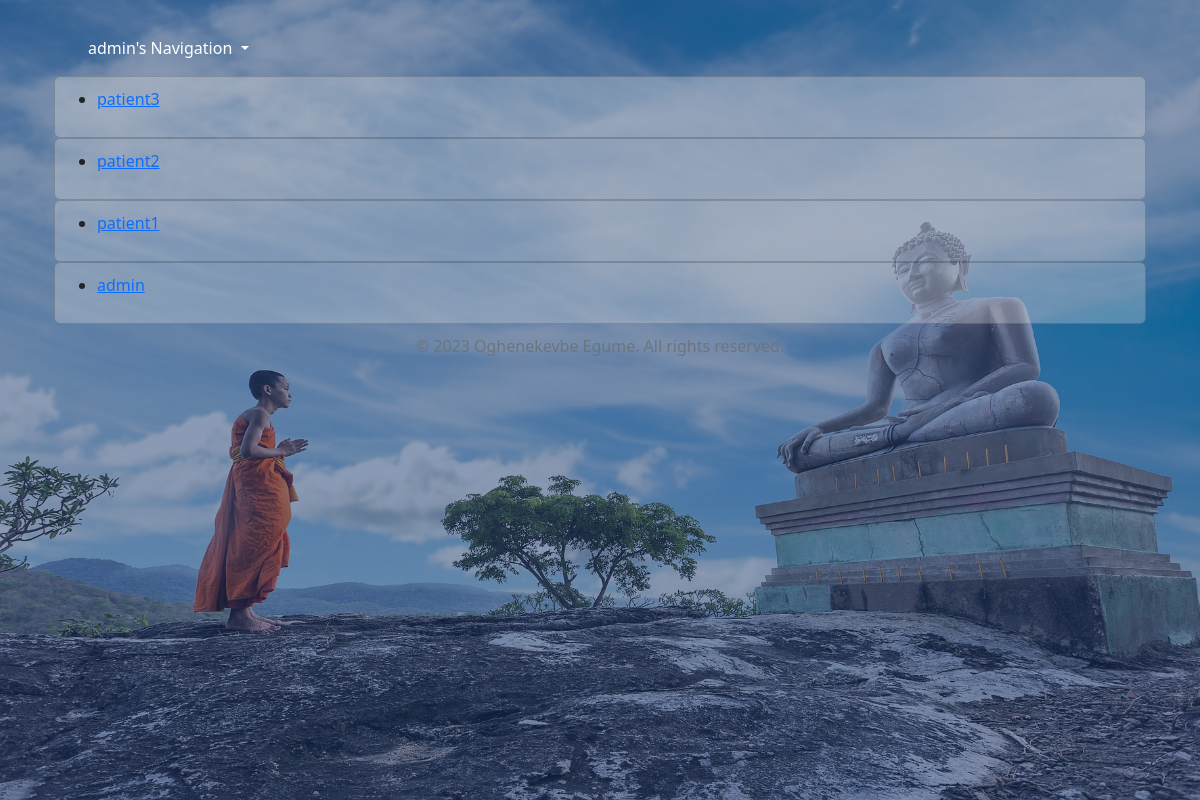
/patient_list/ (signed in), run on the app's committed database.
### life/models.py (models this page shows, shortened)
class Patient(models.Model):
    user = models.ForeignKey(User, on_delete=models.CASCADE, null=True, related_name='consultation')

### life/views.py (the view)
# urls.py: path("patient_list/", PatientProfileList.as_view(), name="patient_list"),
class PatientProfileList(StaffMixin,ListView):
    model = Patient
    template_name = "patient_list.html"
    context_object_name ='patients'

### life/views.py (called while the page is built)
    def test_func(self):
        return self.request.user.is_staff

### life/templates/patient_list.html (shortened to what this page needs)
{% extends 'base.html' %}
{% block content %}
    <div class="container">
        <div class="row">
            <div class="col">
                {% if user.id == doctor.user.id or user.is_superuser %}
                {% if patients  %}
                {% for patient in patients %}
                    <div class="card" style="background-color: rgba(225, 225, 225, 0.3); padding: 10px;">
                        <ul>
                            <li>
                                <a href="{% url 'patient_detail' patient.pk %}">{{patient.user}}</a>
                            </li>
                        </ul>
                    </div>
                {% endfor %}
            {% else %}
            <div>
                <p>There are no patients records at this moment</p>
            </div>
            {% endif %}
                {% endif %}
            </div>
        </div>
    </div>
{% endblock content %}

### life/templates/base.html (shortened to what this page needs)
{% load static %}
<!DOCTYPE html>
<html lang="en">
<head>
  <link rel="stylesheet" href="{% static 'css/bootstrap.min.css' %} ">
  <link rel="stylesheet" href="{% static 'css/base.css' %} ">
  <link href="https://unpkg.com/aos@2.3.1/dist/aos.css" rel="stylesheet">
</head>
<body>
  <div class="overlay"> </div>
  <div class="content">
    <nav class="navbar navbar-expand-lg bg-body-tertiary">
      <div class="container-fluid">
        <div class="collapse navbar-collapse" id="navbarSupportedContent">
          <ul class="navbar-nav me-auto mb-2 mb-lg-0">
            <li class="nav-item dropdown mx-5">
              <a class="nav-link dropdown-toggle" href="#" role="button" data-bs-toggle="dropdown" aria-expanded="false">
                {% if user.is_authenticated %}{{user.username}}'s{% else %}Guest's{% endif %} Navigation
              </a>
            </li>
          </ul>
        </div>
      </div>
    </nav>
    <div class="container">
      {% block content %}
      {% endblock content %}
    </div>
    <footer style="width: 100%; margin-top: 10px;">
      <div class="container-fluid text-center">
        <p class=" text-secondary mt-1">&copy; 2023 Oghenekevbe Egume. All rights reserved.</p>
      </div>
    </footer>
  </div>
</body>
</html>

### static/css/base.css (style rules this page uses)
body { background-size: cover; background-position: center; transition: background 0.5s ease-in-out; position: relative; min-height: 100vh; max-height: max-content; }
.overlay { position: absolute; top: 0; right: 0; bottom: 0; left: 0; background-color: rgba(25, 55, 109, 0.5); min-height: 100vh; max-height: max-content; }
.content { z-index: 1; position: relative; padding: 20px; }
.navbar { background-color: rgba(185, 237, 221, 0)!important ; }
.nav-item a { color: #fff !important; }

### data on the page
Patient: user "patient3"
Patient: user "patient2"
Patient: user "patient1"
Patient: user "admin"

### other printed values
{{ user.username }} "admin"
